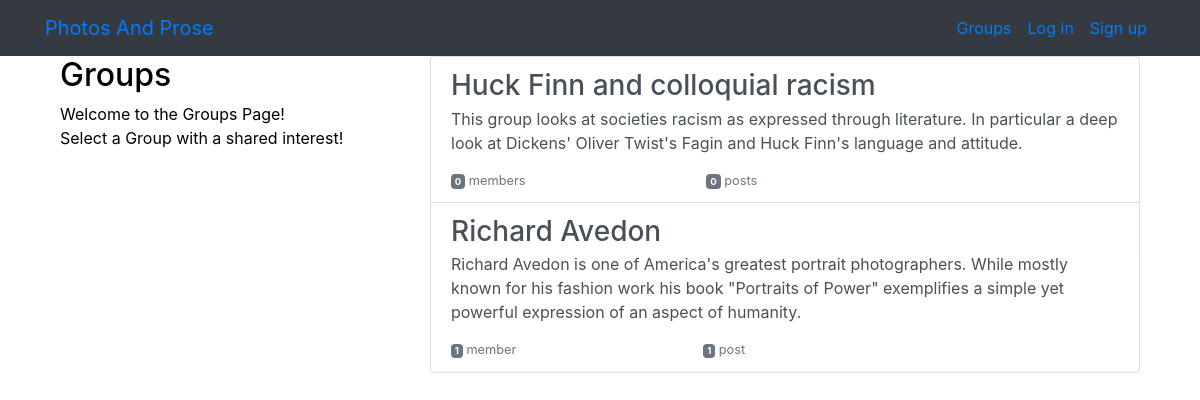
The app's page /groups/ with its own data.
### groups/models.py (models this page shows, shortened)
class Group(models.Model):
    name = models.CharField(max_length=255, unique=True)
    slug = models.SlugField(allow_unicode=True, unique=True)
    description = models.TextField(blank=True, default='')
    description_html = models.TextField(editable=False, default='', blank=True)
    members = models.ManyToManyField(User,through="GroupMember")
    class Meta:
        ordering = ["name"]

### groups/views.py (the view)
# urls.py: path('', views.ListGroups.as_view(), name="all"),
class ListGroups(generic.ListView):
    model = Group

### groups/templates/groups/group_list.html (shortened to what this page needs)
{% extends "groups/group_base.html" %}
{% block pregroup %}
<div class="col-md-4">
	<div class="content">
			<h2>Groups</h2>
			<p>Welcome to the Groups Page! <br>Select a Group with a shared interest!</p>
	</div>
</div>
{% endblock %}
{% block group_content %}
<div class="col-md-8">
	<div class="list-group">
		{% for group in object_list %}
		<a href="{% url 'groups:single' slug=group.slug %}"
		class="list-group-item list-group-item-action flex-column align-items-start">
			<h3 class="mb-1">{{ group.name }}</h3>
			<p class="mb-1">{{ group.description_html|safe }}</p>
			<div class="d-flex w-40 justify-content-between">
				<small class="text-muted"><span class="badge badge-secondary">
					{{ group.members.count }}</span> member{{ group.members.count|pluralize }}</small>
				<small class="text-muted"><span class="badge badge-secondary">
					{{ group.posts.count }}</span> post{{ group.posts.count|pluralize }}</small>
			</div>
		</a>
		{% endfor %}
	</div>
</div>
{% endblock %}

### groups/templates/groups/group_base.html (shortened to what this page needs)
{% extends "base.html" %}
{% block content %}
<div class="container">
  <div class="row">
    {% block pregroup %}{% endblock %}
    {% block group_content %}{% endblock %}
  </div>
</div>
{% endblock %}

### templates/base.html (shortened to what this page needs)
<!DOCTYPE html>
{% load static %}
<html>
  <head>
    <link rel="stylesheet" href="https://stackpath.bootstrapcdn.com/bootstrap/4.5.2/css/bootstrap.min.css">
    <link href="https://maxcdn.bootstrapcdn.com/font-awesome/4.7.0/css/font-awesome.min.css" rel="stylesheet">
    <link rel="stylesheet" href="{% static 'simplesocial/css/master.css'%}">
    <link rel="stylesheet" href="{% static 'simplesocial/css/slider.css'%}">
  </head>
  <body>
    <nav class="navbar navbar-expand-lg bg-dark mynav" role="navigation" id="navbar">
      <div class="container">
        <div class="navbar-nav align-items-center">
          <a class="navbar-brand mynav" href="{% url 'home' %}">Photos And Prose</a>
        </div>
        <div class="navbar-nav ml-auto">
          {% if user.is_authenticated %}
            <a class="nav-item nav-link" href="{% url 'posts:create' %}" class="btn btn-simple">Post</a>
            <a class="nav-item nav-link" href="{% url 'groups:all' %}" class="btn btn-simple">Groups</a>
            <a class="nav-item nav-link" href="{% url 'groups:create' %}" class="btn btn-simple">Create Group</a>
            <a class="nav-item nav-link" href="{% url 'accounts:logout' %}" class="btn btn-simple">Log out</a>
          {% else %}
            <a class="nav-item nav-link" href="{% url 'groups:all' %}"class="btn btn-simple">Groups</a>
            <a class="nav-item nav-link" href="{% url 'accounts:login' %}" class="btn btn-simple">Log in</a>
            <a class="nav-item nav-link" href="{% url 'accounts:signup' %}" class="btn btn-simple">Sign up</a>
          {% endif %}
        </div>
      </div>
    </nav>
    <div class="container mycontent">
      {% block content %}
      {% endblock %}
    </div>
  </body>
</html>

### static/simplesocial/css/master.css (style rules this page uses)
body { margin: 0; overflow: auto; background-color: white; color:black; }

### records on screen
Group: name "Huck Finn and colloquial racism", description_html "This group looks at societies racism as expressed through literature. In particular a deep look at Dickens' Oliver Twist's Fagin and Huck Finn's language and attitude.", members.count "0", posts.count "0"
Group: name "Richard Avedon", description_html "Richard Avedon is one of America's greatest portrait photographers. While mostly known for his fashion work his book \"Portraits of Power\" exemplifies a simple yet powerful expression of an aspect of humanity.", members.count "1", posts.count "1"
